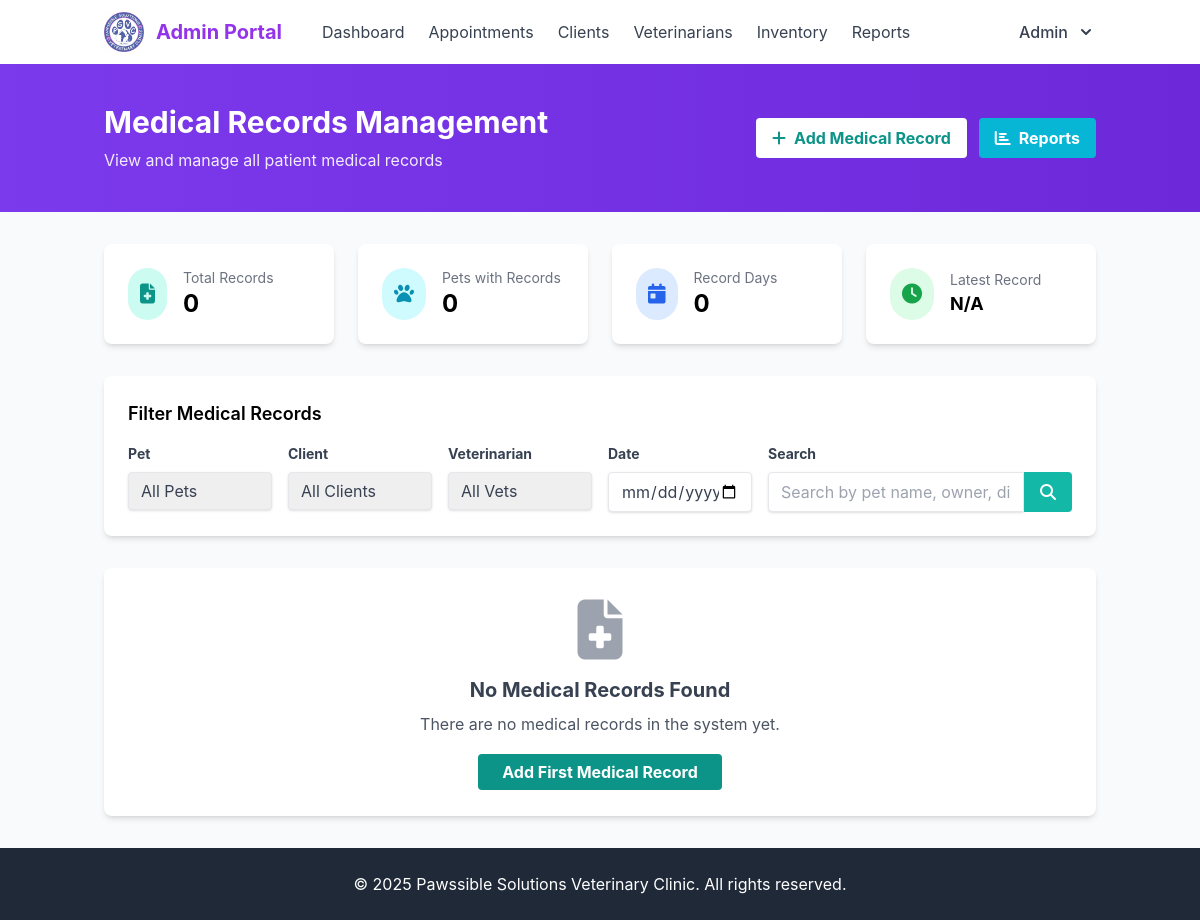
The page /admin/medical_records.php (signed in) on the database as committed earlier.
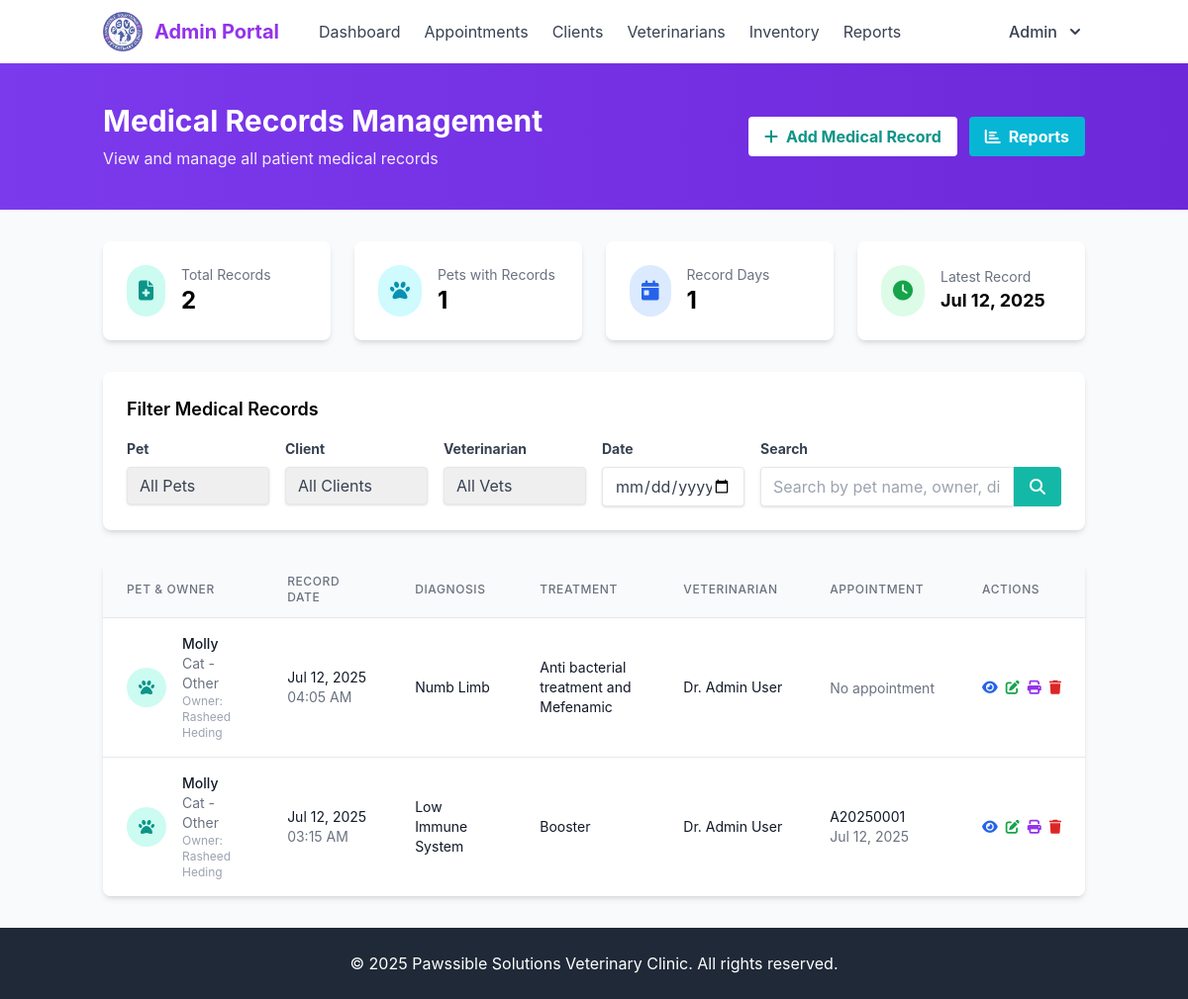
The same page on the database as committed later.
### tables this page shows
CREATE TABLE `medical_records` (
  `id` int(11) NOT NULL,
  `pet_id` int(11) NOT NULL,
  `appointment_id` int(11) DEFAULT NULL,
  `record_date` date NOT NULL,
  `record_type` varchar(50) DEFAULT NULL,
  `diagnosis` text DEFAULT NULL,
  `treatment` text DEFAULT NULL,
  `medications` text DEFAULT NULL,
  `notes` text DEFAULT NULL,
  `created_by` int(11) NOT NULL,
  `created_at` timestamp NOT NULL DEFAULT current_timestamp(),
  `updated_at` timestamp NOT NULL DEFAULT current_timestamp() ON UPDATE current_timestamp()
);

CREATE TABLE `pets` (
  `id` int(11) NOT NULL,
  `owner_id` int(11) NOT NULL,
  `name` varchar(50) NOT NULL,
  `species` varchar(50) NOT NULL,
  `breed` varchar(50) DEFAULT NULL,
  `gender` enum('male','female','unknown') NOT NULL,
  `date_of_birth` date DEFAULT NULL,
  `weight` decimal(5,2) DEFAULT NULL,
  `microchip_id` varchar(50) DEFAULT NULL,
  `created_at` timestamp NOT NULL DEFAULT current_timestamp(),
  `updated_at` timestamp NOT NULL DEFAULT current_timestamp() ON UPDATE current_timestamp()
);

CREATE TABLE `appointments` (
  `id` int(11) NOT NULL,
  `appointment_number` varchar(20) NOT NULL DEFAULT '',
  `pet_id` int(11) NOT NULL,
  `vet_id` int(11) NOT NULL,
  `appointment_date` date NOT NULL,
  `appointment_time` time NOT NULL,
  `reason` varchar(100) NOT NULL,
  `notes` text DEFAULT NULL,
  `status` enum('scheduled','completed','cancelled','no-show') NOT NULL DEFAULT 'scheduled',
  `created_at` timestamp NOT NULL DEFAULT current_timestamp(),
  `updated_at` timestamp NOT NULL DEFAULT current_timestamp() ON UPDATE current_timestamp()
);

### admin/medical_records.php (the view, shortened to what the changed rows need)
<?php
$database = new Database();
$db = $database->getConnection();
$pet_filter = isset($_GET['pet_id']) ? $_GET['pet_id'] : '';
$client_filter = isset($_GET['client_id']) ? $_GET['client_id'] : '';
$vet_filter = isset($_GET['vet_id']) ? $_GET['vet_id'] : '';
$date_filter = isset($_GET['date']) ? $_GET['date'] : '';
$search = isset($_GET['search']) ? $_GET['search'] : '';
$query = "SELECT mr.*, p.name as pet_name, p.species, p.breed,
         CONCAT(o.first_name, ' ', o.last_name) as owner_name,
         CONCAT(v.first_name, ' ', v.last_name) as vet_name,
         a.appointment_number, a.appointment_date
         FROM medical_records mr
         JOIN pets p ON mr.pet_id = p.id
         JOIN users o ON p.owner_id = o.id
         JOIN users v ON mr.created_by = v.id
         LEFT JOIN appointments a ON mr.appointment_id = a.id
         WHERE 1=1";
$query .= " ORDER BY mr.record_date DESC, mr.created_at DESC";
$stmt = $db->prepare($query);
$stmt->execute();
$stats_query = "SELECT
                COUNT(*) as total_records,
                COUNT(DISTINCT pet_id) as unique_pets,
                COUNT(DISTINCT DATE(record_date)) as record_days,
                MAX(record_date) as latest_record
                FROM medical_records";
$stats_stmt = $db->prepare($stats_query);
$stats_stmt->execute();
$stats = $stats_stmt->fetch(PDO::FETCH_ASSOC);
include_once '../includes/admin_header.php';
?>
<div class="bg-gradient-to-r from-violet-600 to-violet-700 py-10">
    <div class="container mx-auto px-4">
        <div class="flex justify-between items-center">
            <div>
                <h1 class="text-3xl font-bold text-white">Medical Records Management</h1>
            </div>
        </div>
    </div>
</div>
<div class="container mx-auto px-4 py-8">
    <div class="grid grid-cols-1 md:grid-cols-2 lg:grid-cols-4 gap-6 mb-8">
        <div class="bg-white rounded-lg shadow-md p-6">
            <div class="flex items-center">
                <div>
                    <p class="text-gray-500 text-sm">Total Records</p>
                    <h3 class="text-2xl font-bold"><?php echo $stats['total_records']; ?></h3>
                </div>
            </div>
        </div>
        <div class="bg-white rounded-lg shadow-md p-6">
            <div class="flex items-center">
                <div>
                    <p class="text-gray-500 text-sm">Pets with Records</p>
                    <h3 class="text-2xl font-bold"><?php echo $stats['unique_pets']; ?></h3>
                </div>
            </div>
        </div>
        <div class="bg-white rounded-lg shadow-md p-6">
            <div class="flex items-center">
                <div>
                    <p class="text-gray-500 text-sm">Record Days</p>
                    <h3 class="text-2xl font-bold"><?php echo $stats['record_days']; ?></h3>
                </div>
            </div>
        </div>
        <div class="bg-white rounded-lg shadow-md p-6">
            <div class="flex items-center">
                <div>
                    <p class="text-gray-500 text-sm">Latest Record</p>
                    <h3 class="text-lg font-bold">
                        <?php echo $stats['latest_record'] ? date('M d, Y', strtotime($stats['latest_record'])) : 'N/A'; ?>
                    </h3>
                </div>
            </div>
        </div>
    </div>
    <?php if ($stmt->rowCount() > 0): ?>
        <div class="bg-white rounded-lg shadow-md overflow-hidden">
            <div class="overflow-x-auto">
                <table class="min-w-full divide-y divide-gray-200">
                    <thead class="bg-gray-50">
                        <tr>
                            <th scope="col" class="px-6 py-3 text-left text-xs font-medium text-gray-500 uppercase tracking-wider">Pet & Owner</th>
                            <th scope="col" class="px-6 py-3 text-left text-xs font-medium text-gray-500 uppercase tracking-wider">Record Date</th>
                            <th scope="col" class="px-6 py-3 text-left text-xs font-medium text-gray-500 uppercase tracking-wider">Diagnosis</th>
                            <th scope="col" class="px-6 py-3 text-left text-xs font-medium text-gray-500 uppercase tracking-wider">Treatment</th>
                            <th scope="col" class="px-6 py-3 text-left text-xs font-medium text-gray-500 uppercase tracking-wider">Veterinarian</th>
                            <th scope="col" class="px-6 py-3 text-left text-xs font-medium text-gray-500 uppercase tracking-wider">Appointment</th>
                            <th scope="col" class="px-6 py-3 text-left text-xs font-medium text-gray-500 uppercase tracking-wider">Actions</th>
                        </tr>
                    </thead>
                    <tbody class="bg-white divide-y divide-gray-200">
                        <?php while ($record = $stmt->fetch(PDO::FETCH_ASSOC)): ?>
                            <tr class="hover:bg-gray-50">
                                <td class="px-6 py-4">
                                    <div class="flex items-center">
                                        <div class="flex-shrink-0 h-10 w-10">
                                            <div class="h-10 w-10 rounded-full bg-teal-100 flex items-center justify-center">
                                                <i class="fas fa-paw text-teal-600"></i>
                                            </div>
                                        </div>
                                        <div class="ml-4">
                                            <div class="text-sm font-medium text-gray-900"><?php echo htmlspecialchars($record['pet_name']); ?></div>
                                            <div class="text-sm text-gray-500">
                                                <?php echo htmlspecialchars($record['species']); ?>
                                                <?php if ($record['breed']): ?>
                                                    - <?php echo htmlspecialchars($record['breed']); ?>
                                                <?php endif; ?>
                                            </div>
                                            <div class="text-xs text-gray-400">Owner: <?php echo htmlspecialchars($record['owner_name']); ?></div>
                                        </div>
                                    </div>
                                </td>
                                <td class="px-6 py-4 whitespace-nowrap">
                                    <div class="text-sm text-gray-900"><?php echo date('M d, Y', strtotime($record['record_date'])); ?></div>
                                    <div class="text-sm text-gray-500"><?php echo date('h:i A', strtotime($record['created_at'])); ?></div>
                                </td>
                                <td class="px-6 py-4">
                                    <div class="text-sm text-gray-900 max-w-xs">
                                        <?php
                                        $diagnosis = htmlspecialchars($record['diagnosis']);
                                        echo strlen($diagnosis) > 50 ? substr($diagnosis, 0, 50) . '...' : $diagnosis;
                                        ?>
                                    </div>
                                </td>
                                <td class="px-6 py-4">
                                    <div class="text-sm text-gray-900 max-w-xs">
                                        <?php
                                        $treatment = htmlspecialchars($record['treatment']);
                                        echo strlen($treatment) > 50 ? substr($treatment, 0, 50) . '...' : $treatment;
                                        ?>
                                    </div>
                                </td>
                                <td class="px-6 py-4 whitespace-nowrap">
                                    <div class="text-sm text-gray-900">Dr. <?php echo htmlspecialchars($record['vet_name']); ?></div>
                                </td>
                                <td class="px-6 py-4 whitespace-nowrap">
                                    <?php if ($record['appointment_number']): ?>
                                        <div class="text-sm text-gray-900"><?php echo htmlspecialchars($record['appointment_number']); ?></div>
                                        <div class="text-sm text-gray-500"><?php echo date('M d, Y', strtotime($record['appointment_date'])); ?></div>
                                    <?php else: ?>
                                        <span class="text-sm text-gray-500">No appointment</span>
                                    <?php endif; ?>
                                </td>
                                <td class="px-6 py-4 whitespace-nowrap text-sm font-medium">
                                    <div class="flex space-x-2">
                                        <a href="../view_medical_record.php?id=<?php echo $record['id']; ?>" class="text-blue-600 hover:text-blue-900" title="View Record">
                                            <i class="fas fa-eye"></i>
                                        </a>
                                        <a href="edit_medical_record.php?id=<?php echo $record['id']; ?>" class="text-green-600 hover:text-green-900" title="Edit Record">
                                            <i class="fas fa-edit"></i>
                                        </a>
                                        <a href="print_medical_record.php?id=<?php echo $record['id']; ?>" target="_blank" class="text-purple-600 hover:text-purple-900" title="Print Record">
                                            <i class="fas fa-print"></i>
                                        </a>
                                        <a href="delete_medical_record.php?id=<?php echo $record['id']; ?>" class="text-red-600 hover:text-red-900" title="Delete Record" onclick="return confirm('Are you sure you want to delete this medical record?')">
                                            <i class="fas fa-trash"></i>
                                        </a>
                                    </div>
                                </td>
                            </tr>
                        <?php endwhile; ?>
                    </tbody>
                </table>
            </div>
        </div>
    <?php else: ?>
        <div class="bg-white rounded-lg shadow-md p-8 text-center">
            <div class="text-gray-400 mb-4">
                <i class="fas fa-file-medical text-6xl"></i>
            </div>
            <h3 class="text-xl font-bold text-gray-700 mb-2">No Medical Records Found</h3>
            <p class="text-gray-600 mb-6">
                <?php if (!empty($pet_filter) || !empty($client_filter) || !empty($vet_filter) || !empty($date_filter) || !empty($search)): ?>
                    No medical records match your current filters. Try adjusting your filter criteria.
                <?php else: ?>
                    There are no medical records in the system yet.
                <?php endif; ?>
            </p>
            <a href="add_medical_record.php" class="bg-teal-600 hover:bg-teal-700 text-white font-bold py-2 px-6 rounded transition">
                Add First Medical Record
            </a>
        </div>
    <?php endif; ?>
</div>
<?php include_once '../includes/admin_footer.php'; ?>

Rows that differ between the two databases and show on the page:
added medical_records: pet.name "Molly", pet.species "Cat", pet.breed "Other", owner_name "Rasheed Heding", record_date "Jul 12, 2025", created_at "04:05 AM", diagnosis "Numb Limb", treatment "Anti bacterial treatment and Mefenamic", vet_name "Admin User", shows "No appointment"
added medical_records: pet.name "Molly", pet.species "Cat", pet.breed "Other", owner_name "Rasheed Heding", record_date "Jul 12, 2025", created_at "03:15 AM", diagnosis "Low Immune System", treatment "Booster", vet_name "Admin User", appointment.appointment_number "A20250001", appointment.appointment_date "Jul 12, 2025"
Other text that changed with them:
$stats['total_records']: "0" → "2"
$stats['unique_pets']: "0" → "1"
$stats['record_days']: "0" → "1"
date('M d, Y', strtotime($stats['latest_record'])): (not shown) → "Jul 12, 2025"
text no longer shown: "N/A No Medical Records Found There are no medical records in the system yet. Add First Medical Record"
text now shown: "PET & OWNER RECORD DATE DIAGNOSIS TREATMENT VETERINARIAN APPOINTMENT ACTIONS"
